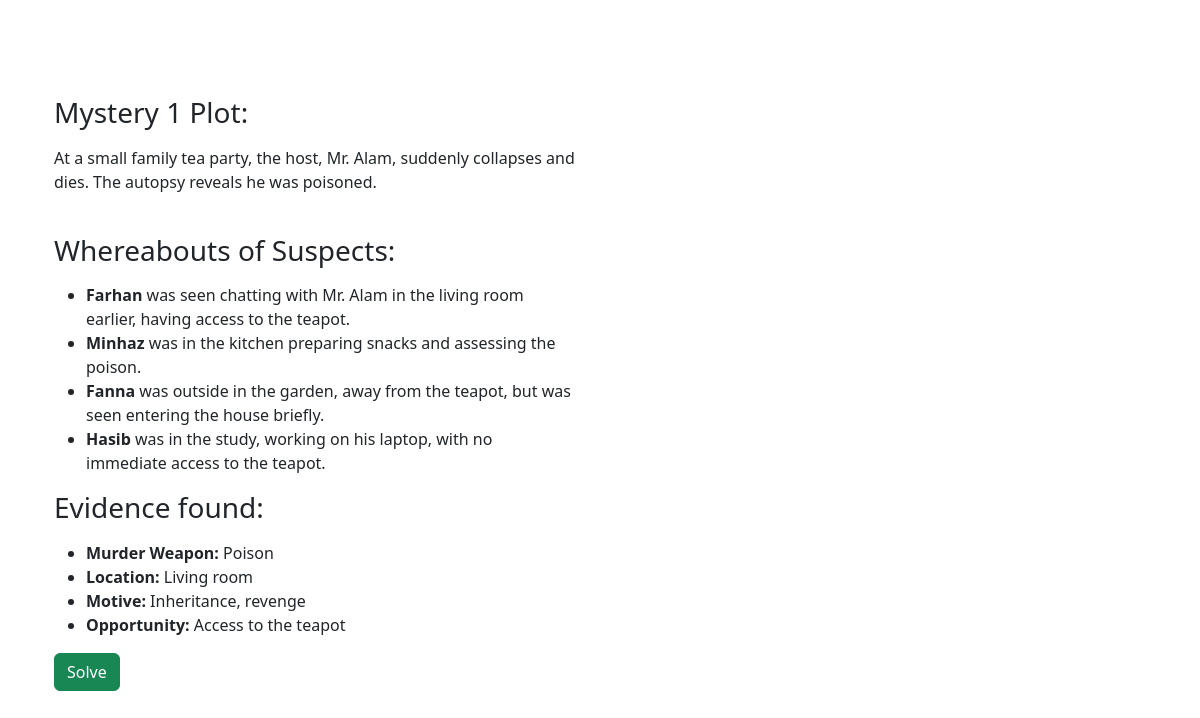
Page /story/1 on the earlier database version.
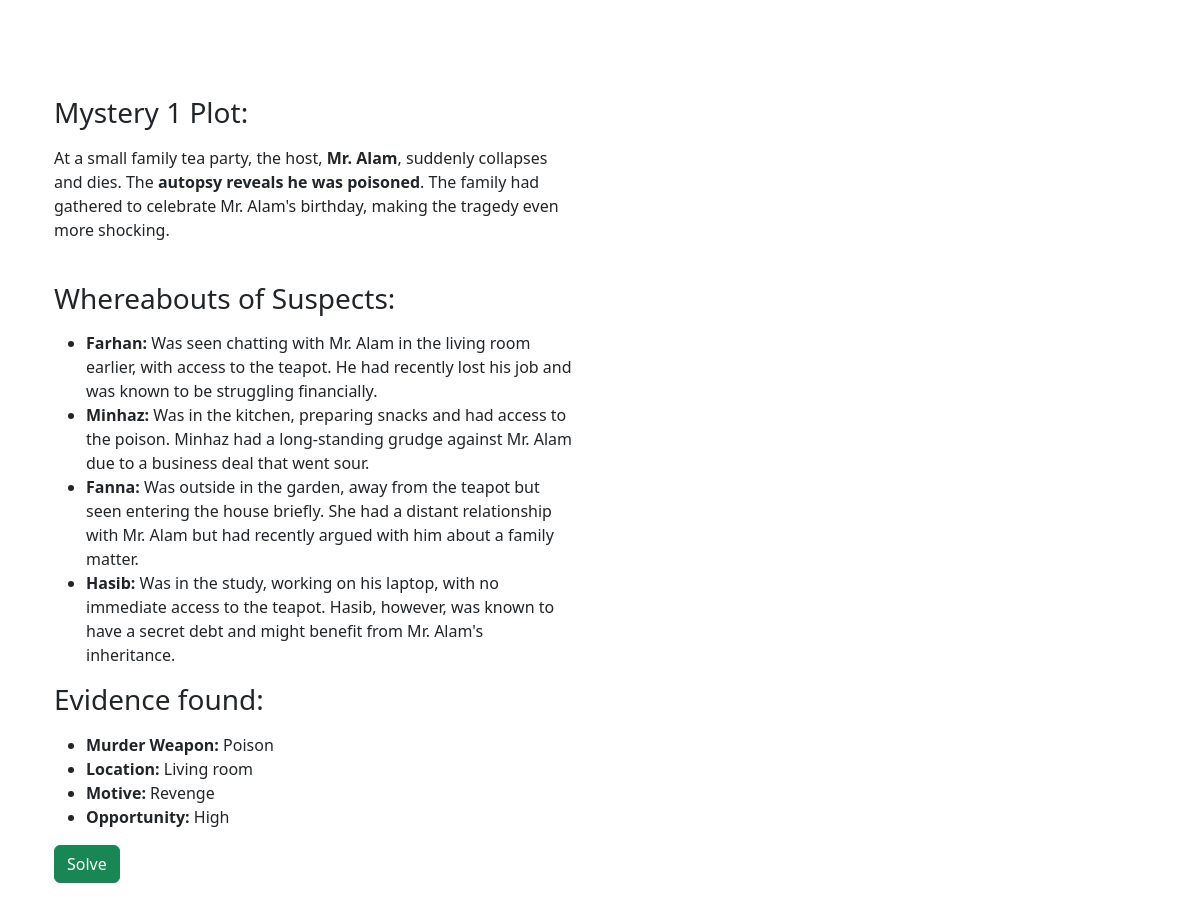
Same page on the later database version.
### app/models.py (models this page shows, shortened)
class Stories(models.Model):
    plot_of_the_murder=RichTextField(max_length=700,null=False,blank=False)
    whereabouts=RichTextField(max_length=1000,null=False,blank=False)
    evidence=RichTextField(max_length=1000,null=False,blank=False)
    class Meta:
        verbose_name="Mystery Stories"

### app/views.py (the view, shortened to what this page needs)
# urls.py: path('story/<int:story_pk>',views.stories,name="story"),
def stories(request,story_pk):
    get_story=Stories.objects.get(pk=story_pk)
    next_story = Stories.objects.filter(pk__gt=get_story.pk).order_by('pk').first()
    context={
        'story':get_story,
    }
    if(next_story):
        context['next_story']=next_story
    else:
        get_first_story=Stories.objects.filter().first()
        context['next_story']=get_first_story
    return render(request,'stories.html',context=context)

### app/Templates/stories.html (shortened to what this page needs)
<!doctype html>
<html lang="en">
<head>
    <link href="https://cdn.jsdelivr.net/npm/bootstrap@5.3.3/dist/css/bootstrap.min.css" rel="stylesheet"
>
</head>
<body>
    <div class="container col-xxl-8 px-4 py-5">
        <div class="row flex-lg-row-reverse align-items-center g-5 py-5">
            <div class="col-lg-6">
                <h3>Mystery {{story.pk}} Plot:</h3>
                <p class="lead">{{story.plot_of_the_murder | safe}}</p>
                <br>
                <h3>Whereabouts of Suspects:</h3>
                <p class="lead">{{story.whereabouts | safe}}</p>
                <h3>Evidence found:</h3>
                <p class="lead">{{story.evidence | safe}}</p>
                <button type="button" id="solveButton" class="btn btn-success">Solve</button>
            </div>
        </div>
    </div>
</body>
</html>

Differences in the rows shown:
changed Stories id 1: plot_of_the_murder "At a small family tea party, the host, Mr. Alam, suddenly collapses and dies. The autopsy reveals he was poisoned." → "…party, the host, Mr. Alam , suddenly collapses and dies. The autopsy reveals he was poisoned . The family had gathered to celebrate Mr. Alam's birthday, making the tragedy even more shocking."; whereabouts "Farhan was seen chatting with Mr. Alam in the living room earlier, having access to the teapot. Minhaz was in the kitchen preparing snacks and assessing the poison. Fanna was outside in the garden, away from the teapot, but was seen entering the house briefly. Hasib was in the study, working on his laptop, with no immediate access to the teapot." → "Farhan: Was seen chatting with Mr. Alam in the living room earlier, with access to the teapot. He had recently lost his job and was known to be struggling financially. Minhaz: Was in the kitchen, preparing snacks and had access to the poison. Minhaz had a long-standing grudge against Mr. Alam due to a business deal that went sour. Fanna: Was outside in the garden, away from the teapot but seen entering the house briefly. She had a distant relationship with Mr. Alam but had recently argued with him about a family matter. Hasib: Was in the study, working on his laptop, with no immediate access to the teapot. Hasib, however, was known to have a secret debt and might benefit from Mr. Alam's…"; evidence "Murder Weapon: Poison Location: Living room Motive: Inheritance, revenge Opportunity: Access to the teapot" → "Murder Weapon: Poison Location: Living room Motive: Revenge Opportunity: High"
